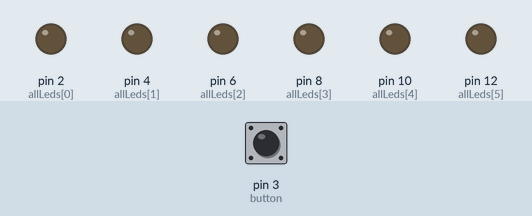
Recording of a sketch running on a simulated Arduino Uno, built with avr-gcc and run on an emulated ATmega328P. On the bench: output pins drawn as LEDs (lit = HIGH). Dashed ring = blinking. The test bench sets the inputs (shaded band); at power-on: pin 3 (button) HIGH.

Above: at 1.2 s.
1.3 s: pin 3 (button) pulled LOW for 0.15 s
At 1.6 s:
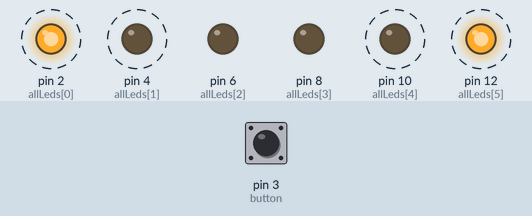
4.3 s: pin 3 (button) pulled LOW for 1 s
At 5.3 s:
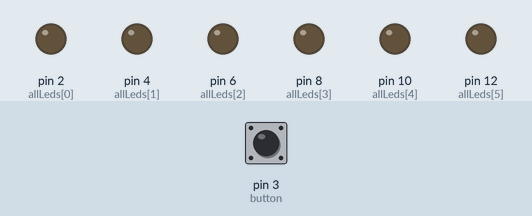
6.8 s: pin 3 (button) pulled LOW for 3.2 s
At 6.95 s:
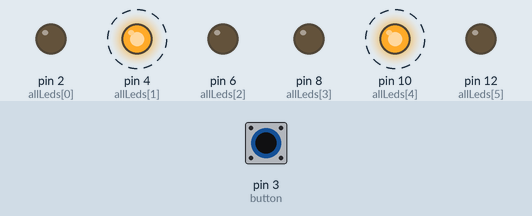
Timing chart, 0 to 17.5 s (numbered marks = the images above; inputs shaded):
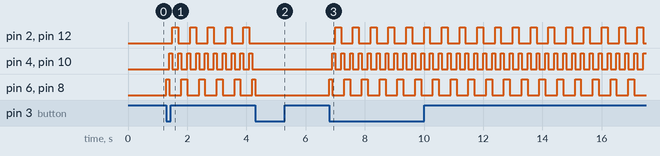

The sketch:

sketch_apr16a.ino
```cpp
int allLeds[] = {2, 4, 6, 8, 10, 12};
int numLeds = sizeof(allLeds) / sizeof(allLeds[0]);

int ledsRed[] = {2, 4, 6};
int ledsBlue[] = {8, 10, 12};

int button = 3;
volatile int mode = 0;
volatile int lastButtonState = 1;

int delayInMileseconds = 100;

void setup() {
  for (int i = 0; i < numLeds; i++) {
    pinMode(allLeds[i], OUTPUT);
  }
  pinMode(button, INPUT_PULLUP);
  attachInterrupt(digitalPinToInterrupt(button), controlState, CHANGE);
}

void loop() {
  if(mode == 0){
    return;
  }

  ativado();
}

void ativado() {
  for (int i = 0; i < 3; i++) {
    int indexBlue = i;
    int indexRed = 2 - i;

    digitalWrite(ledsRed[indexRed], HIGH);
    digitalWrite(ledsBlue[indexBlue], HIGH);
    delay(delayInMileseconds);
    digitalWrite(ledsRed[indexRed], LOW);
    digitalWrite(ledsBlue[indexBlue], LOW);
  }
  for (int i = 0; i < 3; i++) {
    int indexRed = i;
    int indexBlue = 2 - i;

    digitalWrite(ledsRed[indexRed], HIGH);
    digitalWrite(ledsBlue[indexBlue], HIGH);
    delay(delayInMileseconds);
    digitalWrite(ledsRed[indexRed], LOW);
    digitalWrite(ledsBlue[indexBlue], LOW);
  }
}

void controlState(){
  int buttonState = digitalRead(button);

  if(buttonState == LOW && buttonState != lastButtonState){
    mode = !mode;
  }
  lastButtonState = buttonState;
}
```

Measured:
- after the input at 1.3 s, pin 2 (allLeds[0]): alternates HIGH for 0.20 s and LOW for 0.40 s, starting after 0.20 s; pin 4 (allLeds[1]): alternates HIGH for 0.10 s and LOW for 0.20 s, starting after 0.10 s
- after the input at 4.3 s, pin 2 (allLeds[0]), pin 4 (allLeds[1]), pin 10 (allLeds[4]), pin 12 (allLeds[5]): stops changing and stays LOW
- after the input at 6.8 s, pin 2 (allLeds[0]): alternates HIGH for 0.20 s and LOW for 0.40 s, starting after 0.20 s; pin 4 (allLeds[1]): alternates HIGH for 0.10 s and LOW for 0.20 s, starting after 0.10 s
